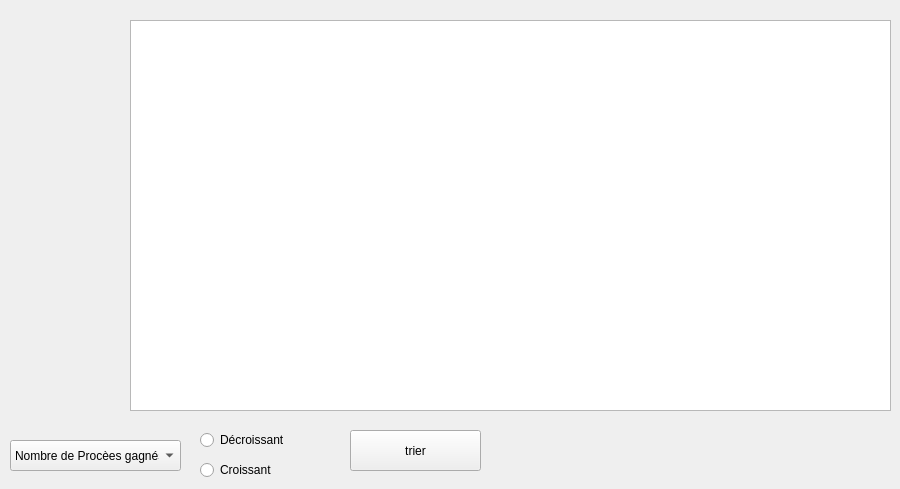
      <widget class="QWidget" name="tab_8">
       <attribute name="title">
        <string>Afficher</string>
       </attribute>
       <widget class="QTableView" name="table_avocat">
        <property name="geometry">
         <rect>
          <x>130</x>
          <y>20</y>
          <width>761</width>
          <height>391</height>
         </rect>
        </property>
       </widget>
       <widget class="QPushButton" name="btn_tri">
        <property name="geometry">
         <rect>
          <x>350</x>
          <y>430</y>
          <width>131</width>
          <height>41</height>
         </rect>
        </property>
        <property name="text">
         <string>trier</string>
        </property>
       </widget>
       <widget class="QRadioButton" name="radioB_croiss">
        <property name="geometry">
         <rect>
          <x>200</x>
          <y>460</y>
          <width>97</width>
          <height>20</height>
         </rect>
        </property>
        <property name="text">
         <string>Croissant</string>
        </property>
       </widget>
       <widget class="QRadioButton" name="radioBdecroiss">
        <property name="geometry">
         <rect>
          <x>200</x>
          <y>430</y>
          <width>97</width>
          <height>20</height>
         </rect>
        </property>
        <property name="text">
         <string>Décroissant</string>
        </property>
       </widget>
       <widget class="QComboBox" name="comboBoxEYA">
        <property name="geometry">
         <rect>
          <x>10</x>
          <y>440</y>
          <width>171</width>
          <height>31</height>
         </rect>
        </property>
        <item>
         <property name="text">
          <string>Nombre de Procèes gagnés</string>
         </property>
        </item>
        <item>
         <property name="text">
          <string>Identifiant </string>
         </property>
        </item>
        <item>
         <property name="text">
          <string>Nom</string>
         </property>
        </item>
       </widget>
      </widget>
